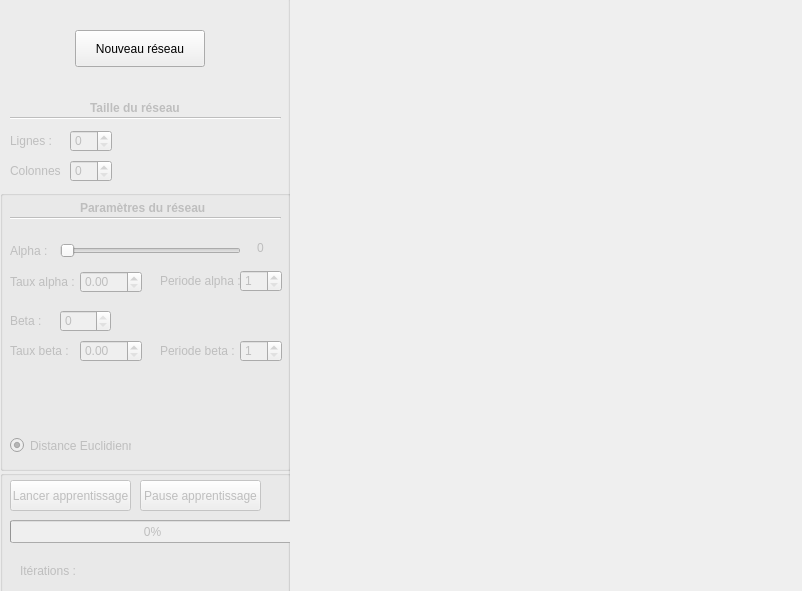
<?xml version="1.0" encoding="UTF-8"?>
<ui version="4.0">
 <class>Window</class>
 <widget class="QWidget" name="Window">
  <property name="geometry">
   <rect>
    <x>0</x>
    <y>0</y>
    <width>802</width>
    <height>591</height>
   </rect>
  </property>
  <property name="windowTitle">
   <string>Algorithme de SOM</string>
  </property>
  <widget class="QGroupBox" name="Interface">
   <property name="geometry">
    <rect>
     <x>-10</x>
     <y>-20</y>
     <width>300</width>
     <height>620</height>
    </rect>
   </property>
   <property name="title">
    <string>GroupBox</string>
   </property>
   <widget class="QPushButton" name="NouveauRes">
    <property name="geometry">
     <rect>
      <x>85</x>
      <y>50</y>
      <width>130</width>
      <height>37</height>
     </rect>
    </property>
    <property name="styleSheet">
     <string notr="true"/>
    </property>
    <property name="text">
     <string>Nouveau réseau</string>
    </property>
   </widget>
   <widget class="QGroupBox" name="ExecutionGrp">
    <property name="geometry">
     <rect>
      <x>10</x>
      <y>490</y>
      <width>291</width>
      <height>131</height>
     </rect>
    </property>
    <property name="title">
     <string/>
    </property>
    <widget class="QProgressBar" name="ProgressBar">
     <property name="enabled">
      <bool>false</bool>
     </property>
     <property name="geometry">
      <rect>
       <x>10</x>
       <y>50</y>
       <width>285</width>
       <height>23</height>
      </rect>
     </property>
     <property name="value">
      <number>0</number>
     </property>
     <property name="textVisible">
      <bool>true</bool>
     </property>
    </widget>
    <widget class="QPushButton" name="StartBtn">
     <property name="enabled">
      <bool>false</bool>
     </property>
     <property name="geometry">
      <rect>
       <x>10</x>
       <y>10</y>
       <width>121</width>
       <height>31</height>
      </rect>
     </property>
     <property name="text">
      <string>Lancer apprentissage</string>
     </property>
    </widget>
    <widget class="QPushButton" name="PauseBtn">
     <property name="enabled">
      <bool>false</bool>
     </property>
     <property name="geometry">
      <rect>
       <x>140</x>
       <y>10</y>
       <width>121</width>
       <height>31</height>
      </rect>
     </property>
     <property name="text">
      <string>Pause apprentissage</string>
     </property>
    </widget>
    <widget class="QLabel" name="NbrIterations">
     <property name="enabled">
      <bool>false</bool>
     </property>
     <property name="geometry">
      <rect>
       <x>20</x>
       <y>90</y>
       <width>171</width>
       <height>21</height>
      </rect>
     </property>
     <property name="text">
      <string>Itérations : </string>
     </property>
    </widget>
   </widget>
   <widget class="QLabel" name="Titre1">
    <property name="enabled">
     <bool>false</bool>
    </property>
    <property name="geometry">
     <rect>
      <x>100</x>
      <y>120</y>
      <width>91</width>
      <height>16</height>
     </rect>
    </property>
    <property name="font">
     <font>
      <weight>75</weight>
      <bold>true</bold>
     </font>
    </property>
    <property name="text">
     <string>Taille du réseau</string>
    </property>
    <property name="textFormat">
     <enum>Qt::AutoText</enum>
    </property>
    <property name="wordWrap">
     <bool>false</bool>
    </property>
   </widget>
   <widget class="QLabel" name="Lignes">
    <property name="enabled">
     <bool>false</bool>
    </property>
    <property name="geometry">
     <rect>
      <x>20</x>
      <y>150</y>
      <width>51</width>
      <height>21</height>
     </rect>
    </property>
    <property name="text">
     <string>Lignes :</string>
    </property>
   </widget>
   <widget class="QLabel" name="Colonnes">
    <property name="enabled">
     <bool>false</bool>
    </property>
    <property name="geometry">
     <rect>
      <x>20</x>
      <y>180</y>
      <width>51</width>
      <height>21</height>
     </rect>
    </property>
    <property name="text">
     <string>Colonnes :</string>
    </property>
   </widget>
   <widget class="Line" name="Line1">
    <property name="enabled">
     <bool>false</bool>
    </property>
    <property name="geometry">
     <rect>
      <x>20</x>
      <y>130</y>
      <width>271</width>
      <height>16</height>
     </rect>
    </property>
    <property name="orientation">
     <enum>Qt::Horizontal</enum>
    </property>
   </widget>
   <widget class="QSpinBox" name="ColValue">
    <property name="enabled">
     <bool>false</bool>
    </property>
    <property name="geometry">
     <rect>
      <x>80</x>
      <y>180</y>
      <width>42</width>
      <height>22</height>
     </rect>
    </property>
   </widget>
   <widget class="QLabel" name="ErreurLignes">
    <property name="enabled">
     <bool>true</bool>
    </property>
    <property name="geometry">
     <rect>
      <x>140</x>
      <y>150</y>
      <width>151</width>
      <height>21</height>
     </rect>
    </property>
    <property name="styleSheet">
     <string notr="true"/>
    </property>
    <property name="text">
     <string/>
    </property>
   </widget>
   <widget class="QSpinBox" name="LigneValue">
    <property name="enabled">
     <bool>false</bool>
    </property>
    <property name="geometry">
     <rect>
      <x>80</x>
      <y>150</y>
      <width>42</width>
      <height>22</height>
     </rect>
    </property>
    <property name="value">
     <number>0</number>
    </property>
   </widget>
   <widget class="QLabel" name="ErreurColonnes">
    <property name="enabled">
     <bool>true</bool>
    </property>
    <property name="geometry">
     <rect>
      <x>140</x>
      <y>180</y>
      <width>151</width>
      <height>21</height>
     </rect>
    </property>
    <property name="styleSheet">
     <string notr="true"/>
    </property>
    <property name="text">
     <string/>
    </property>
   </widget>
   <widget class="QLabel" name="ErreurBeta">
    <property name="enabled">
     <bool>true</bool>
    </property>
    <property name="geometry">
     <rect>
      <x>130</x>
      <y>300</y>
      <width>151</width>
      <height>21</height>
     </rect>
    </property>
    <property name="styleSheet">
     <string notr="true"/>
    </property>
    <property name="text">
     <string/>
    </property>
   </widget>
   <widget class="QGroupBox" name="Parametres">
    <property name="geometry">
     <rect>
      <x>10</x>
      <y>210</y>
      <width>291</width>
      <height>281</height>
     </rect>
    </property>
    <property name="title">
     <string/>
    </property>
    <widget class="QLabel" name="Titre2">
     <property name="enabled">
      <bool>false</bool>
     </property>
     <property name="geometry">
      <rect>
       <x>80</x>
       <y>10</y>
       <width>131</width>
       <height>16</height>
      </rect>
     </property>
     <property name="font">
      <font>
       <weight>75</weight>
       <bold>true</bold>
      </font>
     </property>
     <property name="text">
      <string>Paramètres du réseau</string>
     </property>
    </widget>
    <widget class="QSlider" name="AlphaSlider">
     <property name="enabled">
      <bool>false</bool>
     </property>
     <property name="geometry">
      <rect>
       <x>60</x>
       <y>50</y>
       <width>181</width>
       <height>22</height>
      </rect>
     </property>
     <property name="maximum">
      <number>1000</number>
     </property>
     <property name="sliderPosition">
      <number>0</number>
     </property>
     <property name="orientation">
      <enum>Qt::Horizontal</enum>
     </property>
    </widget>
    <widget class="QRadioButton" name="Distance1">
     <property name="enabled">
      <bool>false</bool>
     </property>
     <property name="geometry">
      <rect>
       <x>10</x>
       <y>247</y>
       <width>121</width>
       <height>17</height>
      </rect>
     </property>
     <property name="tabletTracking">
      <bool>false</bool>
     </property>
     <property name="text">
      <string>Distance Euclidienne</string>
     </property>
     <property name="checkable">
      <bool>true</bool>
     </property>
     <property name="checked">
      <bool>true</bool>
     </property>
    </widget>
    <widget class="QSpinBox" name="BetaValue">
     <property name="enabled">
      <bool>false</bool>
     </property>
     <property name="geometry">
      <rect>
       <x>60</x>
       <y>120</y>
       <width>51</width>
       <height>22</height>
      </rect>
     </property>
     <property name="maximum">
      <number>0</number>
     </property>
    </widget>
    <widget class="Line" name="Line2">
     <property name="enabled">
      <bool>false</bool>
     </property>
     <property name="geometry">
      <rect>
       <x>10</x>
       <y>20</y>
       <width>271</width>
       <height>16</height>
      </rect>
     </property>
     <property name="orientation">
      <enum>Qt::Horizontal</enum>
     </property>
    </widget>
    <widget class="QLabel" name="AlphaValue">
     <property name="enabled">
      <bool>false</bool>
     </property>
     <property name="geometry">
      <rect>
       <x>230</x>
       <y>50</y>
       <width>61</width>
       <height>16</height>
      </rect>
     </property>
     <property name="text">
      <string>0</string>
     </property>
     <property name="alignment">
      <set>Qt::AlignCenter</set>
     </property>
    </widget>
    <widget class="QLabel" name="Alpha">
     <property name="enabled">
      <bool>false</bool>
     </property>
     <property name="geometry">
      <rect>
       <x>10</x>
       <y>50</y>
       <width>47</width>
       <height>21</height>
      </rect>
     </property>
     <property name="text">
      <string>Alpha :</string>
     </property>
    </widget>
    <widget class="QLabel" name="Beta">
     <property name="enabled">
      <bool>false</bool>
     </property>
     <property name="geometry">
      <rect>
       <x>10</x>
       <y>120</y>
       <width>47</width>
       <height>21</height>
      </rect>
     </property>
     <property name="text">
      <string>Beta :</string>
     </property>
    </widget>
    <widget class="QLabel" name="TauxAlpha">
     <property name="enabled">
      <bool>false</bool>
     </property>
     <property name="geometry">
      <rect>
       <x>10</x>
       <y>81</y>
       <width>71</width>
       <height>21</height>
      </rect>
     </property>
     <property name="text">
      <string>Taux alpha :</string>
     </property>
    </widget>
    <widget class="QLabel" name="PeriodeAlpha">
     <property name="enabled">
      <bool>false</bool>
     </property>
     <property name="geometry">
      <rect>
       <x>160</x>
       <y>80</y>
       <width>81</width>
       <height>21</height>
      </rect>
     </property>
     <property name="text">
      <string>Periode alpha :</string>
     </property>
    </widget>
    <widget class="QDoubleSpinBox" name="TauxAlphaValue">
     <property name="enabled">
      <bool>false</bool>
     </property>
     <property name="geometry">
      <rect>
       <x>80</x>
       <y>81</y>
       <width>62</width>
       <height>22</height>
      </rect>
     </property>
     <property name="maximum">
      <double>1.000000000000000</double>
     </property>
     <property name="singleStep">
      <double>0.010000000000000</double>
     </property>
    </widget>
    <widget class="QSpinBox" name="PeriodeAlphaValue">
     <property name="enabled">
      <bool>false</bool>
     </property>
     <property name="geometry">
      <rect>
       <x>240</x>
       <y>80</y>
       <width>42</width>
       <height>22</height>
      </rect>
     </property>
     <property name="minimum">
      <number>1</number>
     </property>
     <property name="maximum">
      <number>5</number>
     </property>
    </widget>
    <widget class="QLabel" name="TauxBeta">
     <property name="enabled">
      <bool>false</bool>
     </property>
     <property name="geometry">
      <rect>
       <x>10</x>
       <y>150</y>
       <width>71</width>
       <height>21</height>
      </rect>
     </property>
     <property name="text">
      <string>Taux beta :</string>
     </property>
    </widget>
    <widget class="QDoubleSpinBox" name="TauxBetaValue">
     <property name="enabled">
      <bool>false</bool>
     </property>
     <property name="geometry">
      <rect>
       <x>80</x>
       <y>150</y>
       <width>62</width>
       <height>22</height>
      </rect>
     </property>
     <property name="maximum">
      <double>1.000000000000000</double>
     </property>
     <property name="singleStep">
      <double>0.010000000000000</double>
     </property>
    </widget>
    <widget class="QSpinBox" name="PeriodeBetaValue">
     <property name="enabled">
      <bool>false</bool>
     </property>
     <property name="geometry">
      <rect>
       <x>240</x>
       <y>150</y>
       <width>42</width>
       <height>22</height>
      </rect>
     </property>
     <property name="minimum">
      <number>1</number>
     </property>
     <property name="maximum">
      <number>5</number>
     </property>
    </widget>
    <widget class="QLabel" name="PeriodeBeta">
     <property name="enabled">
      <bool>false</bool>
     </property>
     <property name="geometry">
      <rect>
       <x>160</x>
       <y>150</y>
       <width>81</width>
       <height>21</height>
      </rect>
     </property>
     <property name="text">
      <string>Periode beta :</string>
     </property>
    </widget>
   </widget>
  </widget>
 </widget>
 <layoutdefault spacing="6" margin="11"/>
 <resources>
  <include location="Interfacev0.qrc"/>
 </resources>
 <connections>
  <connection>
   <sender>LigneValue</sender>
   <signal>valueChanged(int)</signal>
   <receiver>Window</receiver>
   <slot>setRows()</slot>
   <hints>
    <hint type="sourcelabel">
     <x>80</x>
     <y>140</y>
    </hint>
    <hint type="destinationlabel">
     <x>400</x>
     <y>295</y>
    </hint>
   </hints>
  </connection>
  <connection>
   <sender>ColValue</sender>
   <signal>valueChanged(int)</signal>
   <receiver>Window</receiver>
   <slot>setColumns()</slot>
   <hints>
    <hint type="sourcelabel">
     <x>240</x>
     <y>140</y>
    </hint>
    <hint type="destinationlabel">
     <x>400</x>
     <y>295</y>
    </hint>
   </hints>
  </connection>
  <connection>
   <sender>BetaValue</sender>
   <signal>valueChanged(int)</signal>
   <receiver>Window</receiver>
   <slot>setBeta()</slot>
   <hints>
    <hint type="sourcelabel">
     <x>85</x>
     <y>270</y>
    </hint>
    <hint type="destinationlabel">
     <x>400</x>
     <y>295</y>
    </hint>
   </hints>
  </connection>
  <connection>
   <sender>Distance1</sender>
   <signal>clicked(bool)</signal>
   <receiver>Window</receiver>
   <slot>setEuclidian()</slot>
   <hints>
    <hint type="sourcelabel">
     <x>70</x>
     <y>308</y>
    </hint>
    <hint type="destinationlabel">
     <x>400</x>
     <y>295</y>
    </hint>
   </hints>
  </connection>
  <connection>
   <sender>StartBtn</sender>
   <signal>clicked()</signal>
   <receiver>Window</receiver>
   <slot>start()</slot>
   <hints>
    <hint type="sourcelabel">
     <x>70</x>
     <y>525</y>
    </hint>
    <hint type="destinationlabel">
     <x>400</x>
     <y>295</y>
    </hint>
   </hints>
  </connection>
  <connection>
   <sender>PauseBtn</sender>
   <signal>clicked()</signal>
   <receiver>Window</receiver>
   <slot>pause()</slot>
   <hints>
    <hint type="sourcelabel">
     <x>200</x>
     <y>525</y>
    </hint>
    <hint type="destinationlabel">
     <x>400</x>
     <y>295</y>
    </hint>
   </hints>
  </connection>
  <connection>
   <sender>NouveauRes</sender>
   <signal>clicked(bool)</signal>
   <receiver>Titre1</receiver>
   <slot>setDisabled(bool)</slot>
   <hints>
    <hint type="sourcelabel">
     <x>139</x>
     <y>48</y>
    </hint>
    <hint type="destinationlabel">
     <x>135</x>
     <y>117</y>
    </hint>
   </hints>
  </connection>
  <connection>
   <sender>NouveauRes</sender>
   <signal>clicked(bool)</signal>
   <receiver>Line1</receiver>
   <slot>setDisabled(bool)</slot>
   <hints>
    <hint type="sourcelabel">
     <x>139</x>
     <y>48</y>
    </hint>
    <hint type="destinationlabel">
     <x>145</x>
     <y>127</y>
    </hint>
   </hints>
  </connection>
  <connection>
   <sender>NouveauRes</sender>
   <signal>clicked(bool)</signal>
   <receiver>Lignes</receiver>
   <slot>setDisabled(bool)</slot>
   <hints>
    <hint type="sourcelabel">
     <x>139</x>
     <y>48</y>
    </hint>
    <hint type="destinationlabel">
     <x>35</x>
     <y>150</y>
    </hint>
   </hints>
  </connection>
  <connection>
   <sender>NouveauRes</sender>
   <signal>clicked(bool)</signal>
   <receiver>LigneValue</receiver>
   <slot>setDisabled(bool)</slot>
   <hints>
    <hint type="sourcelabel">
     <x>139</x>
     <y>48</y>
    </hint>
    <hint type="destinationlabel">
     <x>90</x>
     <y>150</y>
    </hint>
   </hints>
  </connection>
  <connection>
   <sender>NouveauRes</sender>
   <signal>clicked(bool)</signal>
   <receiver>Colonnes</receiver>
   <slot>setDisabled(bool)</slot>
   <hints>
    <hint type="sourcelabel">
     <x>139</x>
     <y>48</y>
    </hint>
    <hint type="destinationlabel">
     <x>35</x>
     <y>180</y>
    </hint>
   </hints>
  </connection>
  <connection>
   <sender>NouveauRes</sender>
   <signal>clicked(bool)</signal>
   <receiver>ColValue</receiver>
   <slot>setDisabled(bool)</slot>
   <hints>
    <hint type="sourcelabel">
     <x>139</x>
     <y>48</y>
    </hint>
    <hint type="destinationlabel">
     <x>90</x>
     <y>180</y>
    </hint>
   </hints>
  </connection>
  <connection>
   <sender>NouveauRes</sender>
   <signal>clicked(bool)</signal>
   <receiver>Titre2</receiver>
   <slot>setDisabled(bool)</slot>
   <hints>
    <hint type="sourcelabel">
     <x>139</x>
     <y>48</y>
    </hint>
    <hint type="destinationlabel">
     <x>145</x>
     <y>207</y>
    </hint>
   </hints>
  </connection>
  <connection>
   <sender>NouveauRes</sender>
   <signal>clicked(bool)</signal>
   <receiver>Alpha</receiver>
   <slot>setDisabled(bool)</slot>
   <hints>
    <hint type="sourcelabel">
     <x>139</x>
     <y>48</y>
    </hint>
    <hint type="destinationlabel">
     <x>33</x>
     <y>250</y>
    </hint>
   </hints>
  </connection>
  <connection>
   <sender>NouveauRes</sender>
   <signal>clicked(bool)</signal>
   <receiver>Beta</receiver>
   <slot>setDisabled(bool)</slot>
   <hints>
    <hint type="sourcelabel">
     <x>139</x>
     <y>48</y>
    </hint>
    <hint type="destinationlabel">
     <x>33</x>
     <y>290</y>
    </hint>
   </hints>
  </connection>
  <connection>
   <sender>NouveauRes</sender>
   <signal>clicked(bool)</signal>
   <receiver>BetaValue</receiver>
   <slot>setDisabled(bool)</slot>
   <hints>
    <hint type="sourcelabel">
     <x>139</x>
     <y>48</y>
    </hint>
    <hint type="destinationlabel">
     <x>85</x>
     <y>290</y>
    </hint>
   </hints>
  </connection>
  <connection>
   <sender>NouveauRes</sender>
   <signal>clicked(bool)</signal>
   <receiver>Distance1</receiver>
   <slot>setDisabled(bool)</slot>
   <hints>
    <hint type="sourcelabel">
     <x>139</x>
     <y>48</y>
    </hint>
    <hint type="destinationlabel">
     <x>70</x>
     <y>328</y>
    </hint>
   </hints>
  </connection>
  <connection>
   <sender>NouveauRes</sender>
   <signal>clicked(bool)</signal>
   <receiver>StartBtn</receiver>
   <slot>setDisabled(bool)</slot>
   <hints>
    <hint type="sourcelabel">
     <x>139</x>
     <y>48</y>
    </hint>
    <hint type="destinationlabel">
     <x>70</x>
     <y>535</y>
    </hint>
   </hints>
  </connection>
  <connection>
   <sender>NouveauRes</sender>
   <signal>clicked(bool)</signal>
   <receiver>AlphaValue</receiver>
   <slot>setDisabled(bool)</slot>
   <hints>
    <hint type="sourcelabel">
     <x>139</x>
     <y>48</y>
    </hint>
    <hint type="destinationlabel">
     <x>260</x>
     <y>247</y>
    </hint>
   </hints>
  </connection>
  <connection>
   <sender>AlphaSlider</sender>
   <signal>sliderMoved(int)</signal>
   <receiver>Window</receiver>
   <slot>setAlphaValueText()</slot>
   <hints>
    <hint type="sourcelabel">
     <x>150</x>
     <y>250</y>
    </hint>
    <hint type="destinationlabel">
     <x>400</x>
     <y>295</y>
    </hint>
   </hints>
  </connection>
  <connection>
   <sender>NouveauRes</sender>
   <signal>clicked(bool)</signal>
   <receiver>TauxAlpha</receiver>
   <slot>setDisabled(bool)</slot>
   <hints>
    <hint type="sourcelabel">
     <x>139</x>
     <y>48</y>
    </hint>
    <hint type="destinationlabel">
     <x>45</x>
     <y>281</y>
    </hint>
   </hints>
  </connection>
  <connection>
   <sender>NouveauRes</sender>
   <signal>clicked(bool)</signal>
   <receiver>TauxAlphaValue</receiver>
   <slot>setDisabled(bool)</slot>
   <hints>
    <hint type="sourcelabel">
     <x>139</x>
     <y>48</y>
    </hint>
    <hint type="destinationlabel">
     <x>110</x>
     <y>281</y>
    </hint>
   </hints>
  </connection>
  <connection>
   <sender>NouveauRes</sender>
   <signal>clicked(bool)</signal>
   <receiver>PeriodeAlpha</receiver>
   <slot>setDisabled(bool)</slot>
   <hints>
    <hint type="sourcelabel">
     <x>139</x>
     <y>48</y>
    </hint>
    <hint type="destinationlabel">
     <x>200</x>
     <y>280</y>
    </hint>
   </hints>
  </connection>
  <connection>
   <sender>NouveauRes</sender>
   <signal>clicked(bool)</signal>
   <receiver>PeriodeAlphaValue</receiver>
   <slot>setDisabled(bool)</slot>
   <hints>
    <hint type="sourcelabel">
     <x>139</x>
     <y>48</y>
    </hint>
    <hint type="destinationlabel">
     <x>260</x>
     <y>280</y>
    </hint>
   </hints>
  </connection>
  <connection>
   <sender>NouveauRes</sender>
   <signal>clicked(bool)</signal>
   <receiver>TauxBeta</receiver>
   <slot>setDisabled(bool)</slot>
   <hints>
    <hint type="sourcelabel">
     <x>139</x>
     <y>48</y>
    </hint>
    <hint type="destinationlabel">
     <x>45</x>
     <y>350</y>
    </hint>
   </hints>
  </connection>
  <connection>
   <sender>NouveauRes</sender>
   <signal>clicked(bool)</signal>
   <receiver>TauxBetaValue</receiver>
   <slot>setDisabled(bool)</slot>
   <hints>
    <hint type="sourcelabel">
     <x>139</x>
     <y>48</y>
    </hint>
    <hint type="destinationlabel">
     <x>110</x>
     <y>350</y>
    </hint>
   </hints>
  </connection>
  <connection>
   <sender>NouveauRes</sender>
   <signal>clicked(bool)</signal>
   <receiver>PeriodeBeta</receiver>
   <slot>setDisabled(bool)</slot>
   <hints>
    <hint type="sourcelabel">
     <x>139</x>
     <y>48</y>
    </hint>
    <hint type="destinationlabel">
     <x>200</x>
     <y>350</y>
    </hint>
   </hints>
  </connection>
  <connection>
   <sender>NouveauRes</sender>
   <signal>clicked(bool)</signal>
   <receiver>PeriodeBetaValue</receiver>
   <slot>setDisabled(bool)</slot>
   <hints>
    <hint type="sourcelabel">
     <x>139</x>
     <y>48</y>
    </hint>
    <hint type="destinationlabel">
     <x>260</x>
     <y>350</y>
    </hint>
   </hints>
  </connection>
  <connection>
   <sender>TauxAlphaValue</sender>
   <signal>valueChanged(double)</signal>
   <receiver>Window</receiver>
   <slot>alphaRateConstraint()</slot>
   <hints>
    <hint type="sourcelabel">
     <x>110</x>
     <y>281</y>
    </hint>
    <hint type="destinationlabel">
     <x>400</x>
     <y>295</y>
    </hint>
   </hints>
  </connection>
  <connection>
   <sender>TauxBetaValue</sender>
   <signal>valueChanged(double)</signal>
   <receiver>Window</receiver>
   <slot>betaRateConstraint()</slot>
   <hints>
    <hint type="sourcelabel">
     <x>110</x>
     <y>350</y>
    </hint>
    <hint type="destinationlabel">
     <x>400</x>
     <y>295</y>
    </hint>
   </hints>
  </connection>
  <connection>
   <sender>NouveauRes</sender>
   <signal>clicked(bool)</signal>
   <receiver>AlphaSlider</receiver>
   <slot>setDisabled(bool)</slot>
   <hints>
    <hint type="sourcelabel">
     <x>139</x>
     <y>48</y>
    </hint>
    <hint type="destinationlabel">
     <x>150</x>
     <y>250</y>
    </hint>
   </hints>
  </connection>
 </connections>
 <slots>
  <slot>setRows()</slot>
  <slot>setColumns()</slot>
  <slot>setAlphaValueText()</slot>
  <slot>setBeta()</slot>
  <slot>setEuclidian()</slot>
  <slot>start()</slot>
  <slot>pause()</slot>
  <slot>alphaRateConstraint()</slot>
  <slot>betaRateConstraint()</slot>
 </slots>
</ui>
